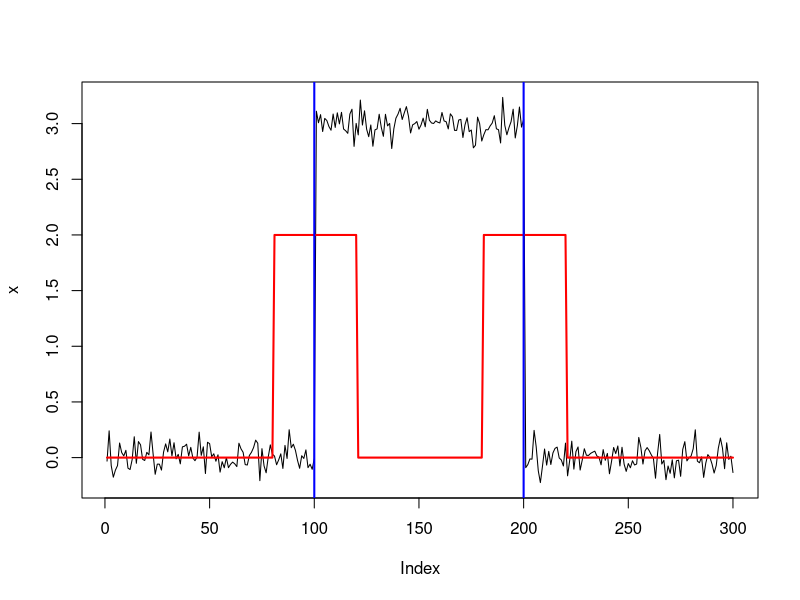
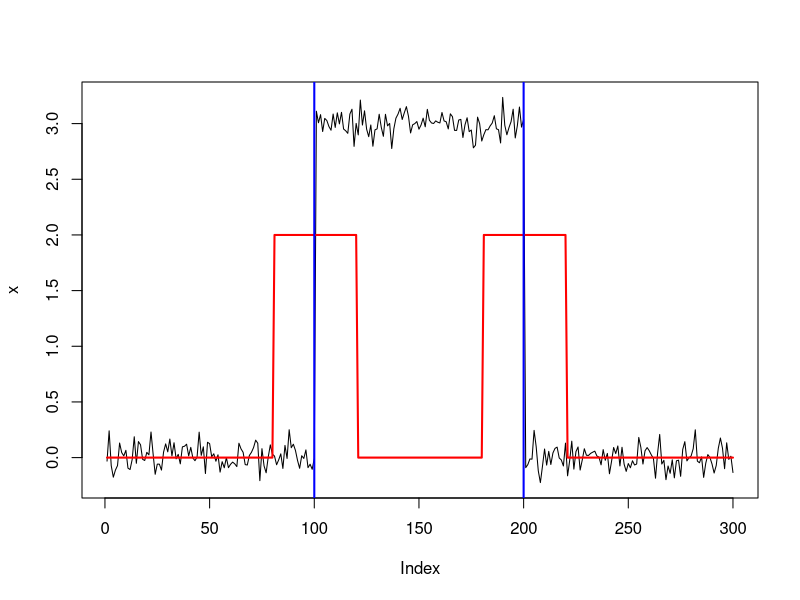

These charts were generated, in order, by the following R code:
set.seed(112)
sigma <- 0.1
x <- c(rnorm(100) * sigma, rnorm(100) * sigma + 3.0, rnorm(100) * sigma)
w <- 20
indFunc <- c(rep(0, 100-w), rep(1, 2*w), rep(0, 100-2*w), rep(1, 2*w), rep(0, 100-w)) 

plot(x, type = 'l')
lines(indFunc*2, col="red", lw=2)
abline(v=c(100, 200), col="blue",lw=2)

if(1==1){
  write.table(x, file = "./artsig1_LessNoise.dat", col.names = FALSE, row.names = FALSE)
  write.table(indFunc, file = "./indfunc1.dat", col.names = FALSE, row.names = FALSE)
  
  png(filename = "./artsig1_LessNoise.PNG", width = 640, height=480, units = "px")
  plot(x, type = 'l')
  lines(indFunc*2, col="red", lw=2)
  abline(v=c(100, 200), col="blue",lw=2)
  dev.off()
}
